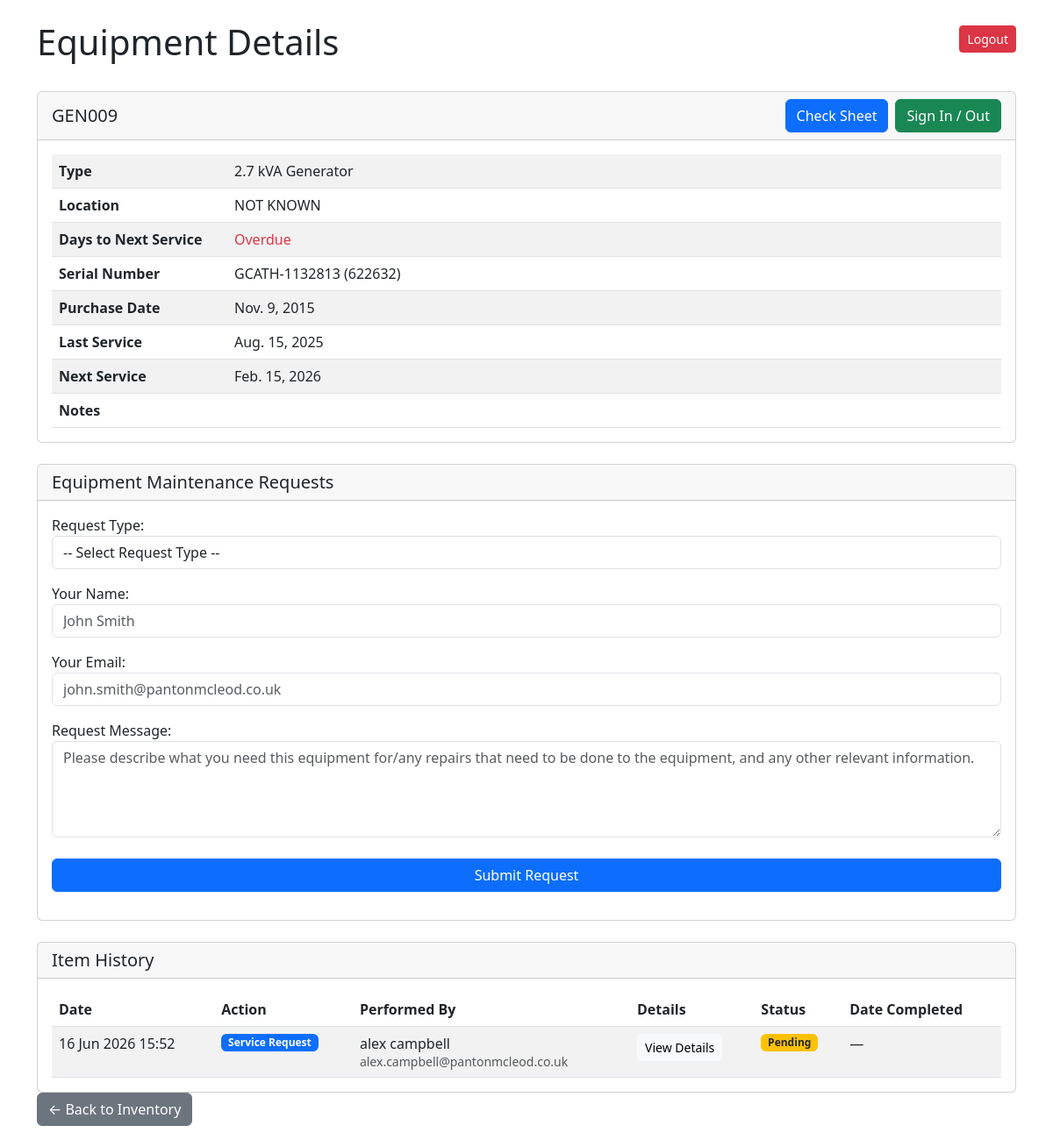
Page /equipment/GEN009/ on the earlier database version.
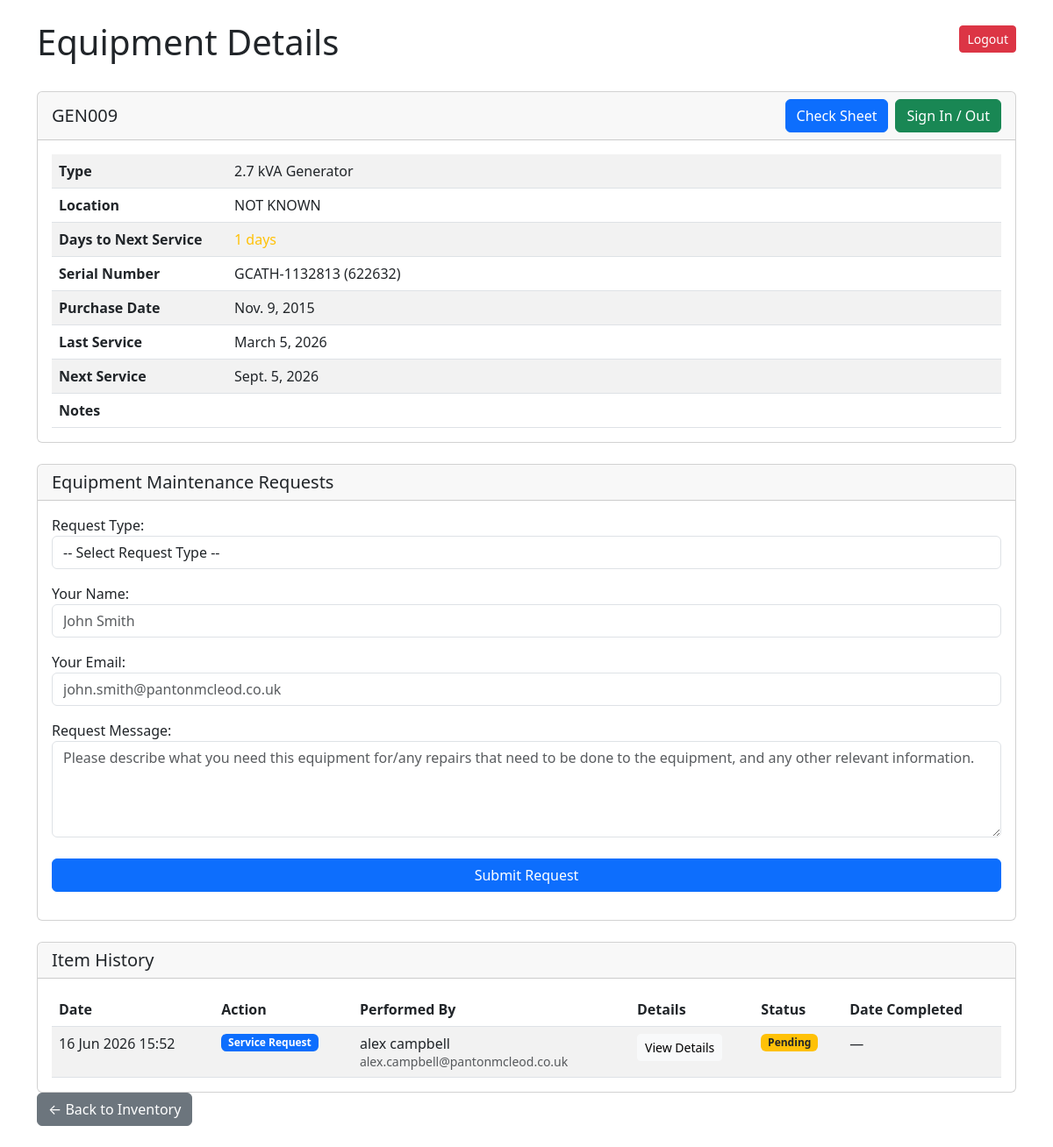
Same page on the later database version.
### inventory/models.py (models this page shows, shortened)
class Equipment(models.Model):
    SAGE_num = models.CharField(max_length=100, unique=True)
    type = models.CharField(max_length=200, blank=True)
    serial_number = models.CharField(max_length=200, blank=True)
    location = models.CharField(max_length=200, blank=True)
    purchase_date = models.DateField(null=True, blank=True)
    last_service = models.DateField(null=True, blank=True)
    notes = models.TextField(blank=True)
    @property
    def next_service(self):
        if self.last_service:
            return self.last_service + relativedelta(months=6)
        return None
    @property
    def days_till_service(self):
        if self.next_service:
            today = timezone.now().date()
            return (self.next_service - today).days
        return None

class EquipmentRequest(models.Model):
    REQUEST_TYPE_CHOICES = [
        ('service  ', 'Service'),    # replace with your actual options
        ('repair', 'Repair'),
        ('other', 'Other'),
    ]
    STATUS_CHOICES = [
        ('pending',   'Pending'),
        ('accepted',  'Accepted'),
        ('rejected',  'Rejected'),
        ('completed', 'Completed'),
    ]
    equipment      = models.ForeignKey(Equipment, on_delete=models.CASCADE, related_name='requests')
    requester_name = models.CharField(default='',max_length=100)
    requester_email= models.EmailField(default='')
    request_type    = models.CharField(max_length=50, choices=REQUEST_TYPE_CHOICES, default='')
    message        = models.TextField(default='')
    status         = models.CharField(max_length=20, choices=STATUS_CHOICES, default='pending')
    date_requested = models.DateTimeField(auto_now_add=True)
    date_completed = models.DateTimeField(null=True, blank=True)
    class Meta:
        ordering = ['-date_requested']  # newest first

### inventory/views.py (the view)
# urls.py: path('equipment/<str:SAGE_num>/', views.equipment_detail, name='equipment_detail'),
def equipment_detail(request, SAGE_num):
    item = get_object_or_404(Equipment, SAGE_num=SAGE_num)
    request_history = EquipmentRequest.objects.filter(equipment=item)
    item_history    = EquipmentHistory.objects.filter(equipment=item)
    combined_history = sorted(
        chain(request_history, item_history),
        key=lambda x: x.date if hasattr(x, 'date') else x.date_requested,
        reverse=True
        )
    if request.method == 'POST':
        form = EquipmentRequestForm(request.POST)
        if form.is_valid():
            name         = form.cleaned_data['requester_name']
            email        = form.cleaned_data['requester_email']
            request_type = form.cleaned_data['request_type']
            message_text = form.cleaned_data['message']
            EquipmentRequest.objects.create(
                equipment=item,
                requester_name=name,
                requester_email=email,
                request_type=request_type,
                message=message_text,
                status='pending',
            )
            return render(request, 'inventory/request_successful.html', {'item': item})
    else:
        form = EquipmentRequestForm()
    return render(request, 'inventory/equipment_detail.html', {
        'item': item,
        'form': form,
        'combined_history': combined_history,
    })

### inventory/forms.py
class EquipmentRequestForm(forms.Form):
    request_type = forms.ChoiceField(
        label="Request Type",
        choices=[
            ('', '-- Select Request Type --'),
            ('service', 'Service'),
            ('repair', 'Repair'),
            ('other', 'Other'),
        ],
        widget=forms.Select(attrs={'class': 'form-control', 'id': 'id_request_type'})
    )
    requester_name = forms.CharField(
        max_length=100,
        label="Your Name",
        widget=forms.TextInput(attrs={'class': 'form-control', 'placeholder': 'John Smith'})
    )
    requester_email = forms.EmailField(
        label="Your Email",
        widget=forms.EmailInput(attrs={'class': 'form-control', 'placeholder': 'john.smith@pantonmcleod.co.uk'})
    )
    message = forms.CharField(
        label="Request Message",
        widget=forms.Textarea(attrs={
            'class': 'form-control',
            'rows': 4,
            'placeholder': 'Please describe what you need this equipment for/any repairs that need to be done to the equipment, and any other relevant information.'
        })
    )

### inventory/templates/inventory/equipment_detail.html (shortened to what this page needs)
<link href="https://cdn.jsdelivr.net/npm/bootstrap@5.3.0/dist/css/bootstrap.min.css" rel="stylesheet">
<div class="container mt-4">
    <div class="d-flex justify-content-between align-items-center mb-4">
        <h1>Equipment Details</h1>
        <form method="post" action="{% url 'logout' %}">
            <button class="btn btn-danger btn-sm">Logout</button>
        </form>
    </div>
    <div class="card mb-4">
        <div class="card-header d-flex justify-content-between align-items-center">
            <h5 class="mb-0">{{ item.SAGE_num }}</h5>
            <div class="d-flex gap-2">
                <a href="https://forms.office.com/Pages/ResponsePage.aspx?id=CFyjQk7evE6YXxDdMoP3eKg5dDSKwSVAmK5wtbA7icBUNlVBUlJTSzdUMUpTQlQwMzAzOUowVTE0MSQlQCN0PWcu&r7b4a7b8eedab461dac04cc4bffad7ced=%22No%22&rf6db828e0cab47f1a14c983a4fdfacf0=%22Yes%22&ra5f1fc87a11e4744af60f40ab6296365={{ item.SAGE_num }}&r3eb77595b8df4425bc2ee871ff031861=%22{{ item.next_service }}%22"
                    class="btn btn-primary"
                    target="_blank">
                        Check Sheet
                </a>
                <a href="{% url 'sign_in_out' item.SAGE_num %}"
                class="btn btn-success">
                    Sign In / Out
                </a>
            </div>
        </div>
        <div class="card-body">
            <table class="table table-striped mb-0">
                <tbody>
                    <tr>
                        <th style="width: 200px;">Type</th>
                        <td>{{ item.type }}</td>
                    </tr>
                    <tr>
                        <th>Location</th>
                        <td>{{ item.location }}</td>
                    </tr>
                    <tr>
                        <th>Days to Next Service</th>
                        <td>
                            {% if item.days_till_service < 0 %}
                                <span class="text-danger">Overdue</span>
                            {% elif item.days_till_service < 28 %}
                                <span class="text-warning">{{ item.days_till_service }} days</span>
                            {% else %}
                                <span class="text-success">{{ item.days_till_service }} days</span>
                            {% endif %}
                        </td>
                    </tr>
                    <tr>
                        <th>Serial Number</th>
                        <td>{{ item.serial_number }}</td>
                    </tr>
                    <tr>
                        <th>Purchase Date</th>
                        <td>{{ item.purchase_date }}</td>
                    </tr>
                    <tr>
                        <th>Last Service</th>
                        <td>{{ item.last_service }}</td>
                    </tr>
                    <tr>
                        <th>Next Service</th>
                        <td>{{ item.next_service }}</td>
                    </tr>
                    <tr>
                        <th>Notes</th>
                        <td>{{ item.notes }}</td>
                    </tr>
                </tbody>
            </table>
        </div>
    </div>
    <div class="card">
        <div class="card-header">
            <h5 class="mb-0">Equipment Maintenance Requests</h5>
        </div>
        <div class="card-body">
            <form method="post" id="request-form">
                {{ form.as_p }}
                <div class="row g-2 mt-1">
                    <div class="col">
                        <button type="button"
                                id="submit-btn"
                                class="btn btn-primary w-100"
                                onclick="handleRequest()">
                            Submit Request
                        </button>
                    </div>
                </div>
            </form>
        </div>
    </div>
    <div class="card mt-4">
        <div class="card-header">
            <h5 class="mb-0">Item History</h5>
        </div>
        <div class="card-body">
            {% if combined_history %}
            <table class="table table-striped mb-0">
                <thead>
                    <tr>
                        <th>Date</th>
                        <th>Action</th>
                        <th>Performed By</th>
                        <th>Details</th>
                        <th>Status</th>
                        <th>Date Completed</th>
                    </tr>
                </thead>
                <tbody>
                    {% for entry in combined_history %}
                    <tr>
                        <td>
                            {% if entry.date %}
                                {{ entry.date|date:"d M Y H:i" }}
                            {% elif entry.date_requested %}
                                {{ entry.date_requested|date:"d M Y H:i" }}
                            {% else %}
                                —
                            {% endif %}
                        </td>
                        <td>
                            {% if entry.action == 'edited' %}
                                <span class="badge bg-danger">Edited</span>
                            {% elif entry.action == 'created' %}
                                <span class="badge bg-secondary">Created</span>
                            {% elif entry.action == 'serviced' %}
                                <span class="badge bg-success">Serviced</span>
                            {% elif entry.request_type == 'service' %}
                                <span class="badge bg-primary">Service Request</span>
                            {% elif entry.request_type == 'repair' %}
                                <span class="badge bg-warning text-dark">Repair Request</span>
                            {% elif entry.request_type == 'other' %}
                                <span class="badge bg-secondary">Other Request</span>
                            {% else %}
                                <span class="badge bg-secondary">Request</span>
                            {% endif %}
                        </td>
                        <td>
                            {% if entry.performed_by %}
                                {{ entry.performed_by }}
                            {% else %}
                                {{ entry.requester_name }}
                                {% if entry.requester_email %}
                                    <br><small class="text-muted">{{ entry.requester_email }}</small>
                                {% endif %}
                            {% endif %}
                        </td>
                        <td>
                            {% if entry.description %}
                                <button class="btn btn-sm btn-light"
                                        type="button"
                                        data-bs-toggle="collapse"
                                        data-bs-target="#history-{{ forloop.counter }}">
                                    View Details
                                </button>
                                <div class="collapse mt-1" id="history-{{ forloop.counter }}">
                                    <pre class="mb-0 small">{{ entry.description }}</pre>
                                </div>
                            {% elif entry.message %}
                                <button class="btn btn-sm btn-light"
                                        type="button"
                                        data-bs-toggle="collapse"
                                        data-bs-target="#history-{{ forloop.counter }}">
                                    View Details
                                </button>
                            {% else %}
                                —
                            {% endif %}
                        </td>
                        <td>
                            {% if entry.status == 'pending' %}
                                <span class="badge bg-warning text-dark">Pending</span>
                            {% elif entry.status == 'accepted' %}
                                <span class="badge bg-success">Accepted</span>
                            {% elif entry.status == 'rejected' %}
                                <span class="badge bg-danger">Rejected</span>
                            {% elif entry.status == 'completed' %}
                                <span class="badge bg-secondary">Completed</span>
                            {% else %}
                                —
                            {% endif %}
                        </td>
                        <td>
                            {% if entry.date_completed %}
                                {{ entry.date_completed|date:"d M Y" }}
                            {% else %}
                                —
                            {% endif %}
                        </td>
                    </tr>
                    {% endfor %}
                </tbody>
            </table>
            {% elif entry.action == 'moved' %}
                <span class="badge bg-success">Moved</span>
            {% else %}
                <p class="text-muted mb-0">No history recorded for this equipment yet.</p>
            {% endif %}
        </div>
    </div>
    <a href="/" class="btn btn-secondary mb-4">← Back to Inventory</a>
</div>

Differences in the rows shown:
changed Equipment "GEN009": days_till_service (not shown) → "1"; last_service "Aug. 15, 2025" → "March 5, 2026"; next_service "Feb. 15, 2026" → "Sept. 5, 2026"
Other differences:
text no longer shown: "Overdue"
text now shown: "days"
